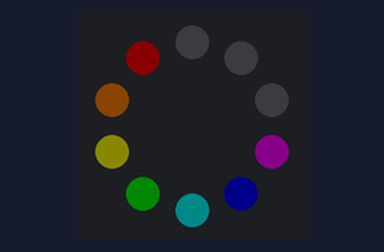
A program run on a simulated Circuit Playground running CircuitPython. Parts: the board's ring of 10 RGB LEDs (number 0 left of the top, counting anticlockwise). Dim RGB values are drawn brighter than linear.

Above: at 0.1 s.
At 2.6 s:
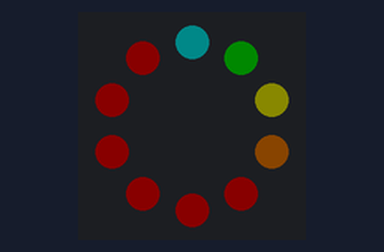
At 8.1 s:
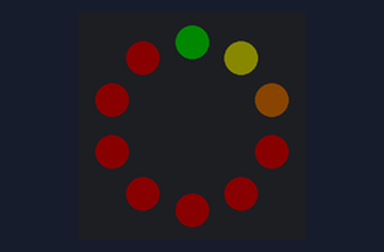
At 12.1 s:
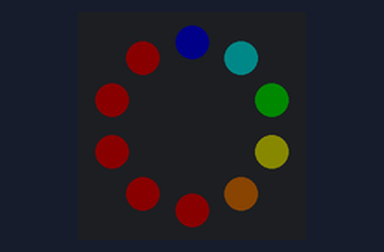
At 20.2 s:
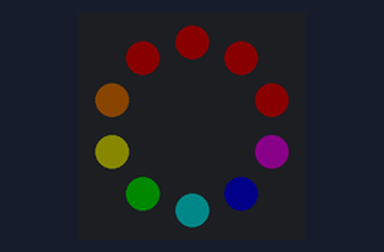
At 39.3 s:
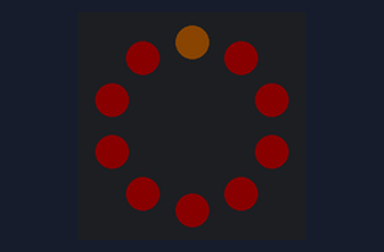

Measured:
- what the display in image 1 shows lasts 0.5 s, from 2.5 s to 3.0 s

The program:

neopixel_rainbow_cycler.py
```python
from time import sleep
from adafruit_circuitplayground.express import cpx

brightness = 10

red = (brightness,0,0)
grn = (0,brightness,0)
blu = (0,0,brightness)
yel = (brightness,brightness,0)
cyn = (0,brightness,brightness)
mag = (brightness,0,brightness)
org = (brightness,int(brightness/2),0)

colorArray = [["red",red],["orange",org],["yellow",yel],["green",grn],["cyan",cyn],["blue",blu],["magenta",mag]]

i = 0

while True:
    j = i%10
    for k in range(0,10):
        if(k-j >= 0 and k-j <= len(colorArray)-1):
            cpx.pixels[k] = colorArray[k-j][1]
    sleep(0.5)
    i += 1
```
